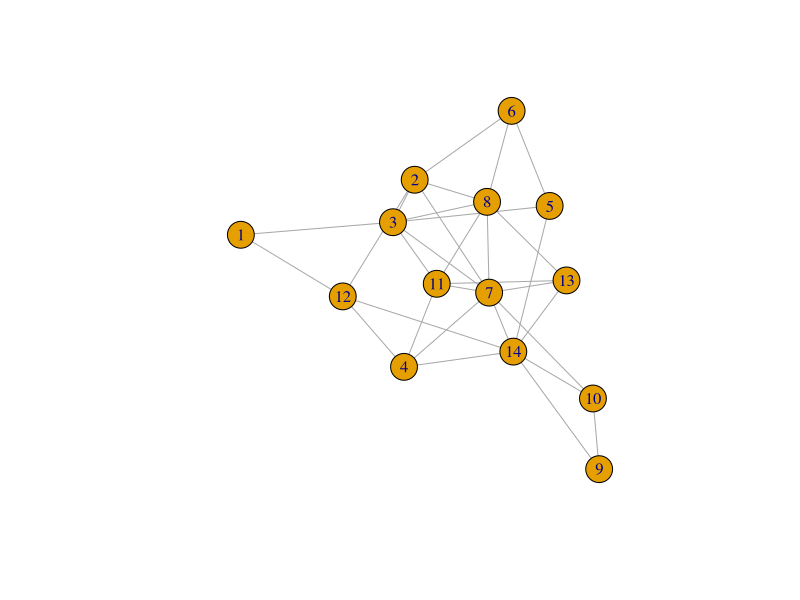

Write the R code that produced this figure. (Note: this script raises an error after producing the figure.)

## Transform a group variable into a list of vertex indices
#to_vertex_ids_list <- function(var) {
#  sapply(unique(var), function(i) { (which(var==i)) })
#}


## EXAMPLES

library(igraph)

## Random graph
g <- sample_gnp(14, 0.35)
plot(g)
res <- reso(g)
res
plot_reso(g, res)

## Nolay graph
g2 <- read_graph(file="examples/graphs/nolay_comp1.txt", format="edgelist", directed=FALSE)
V(g2)$name <- as.character(c(30,31,77,32,110,34,90,70,103,109))
plot(g2)
res <- reso(g2)
plot_reso(g2, res)

## Gollac 1988 graph
g3 <- read_graph(file="examples/graphs/gollac_1988.txt", format="edgelist", n = 7, directed=TRUE)
V(g3)$name <- c("Inconnue", "Ouvriers", "Employés", "Interm", "Cadres", "Indep", "Agriculteurs")
plot(g3)
res <- reso(g3)
plot_reso(g3, res)
res <- reso(g3, type="strong")
plot_reso(g3, res)



